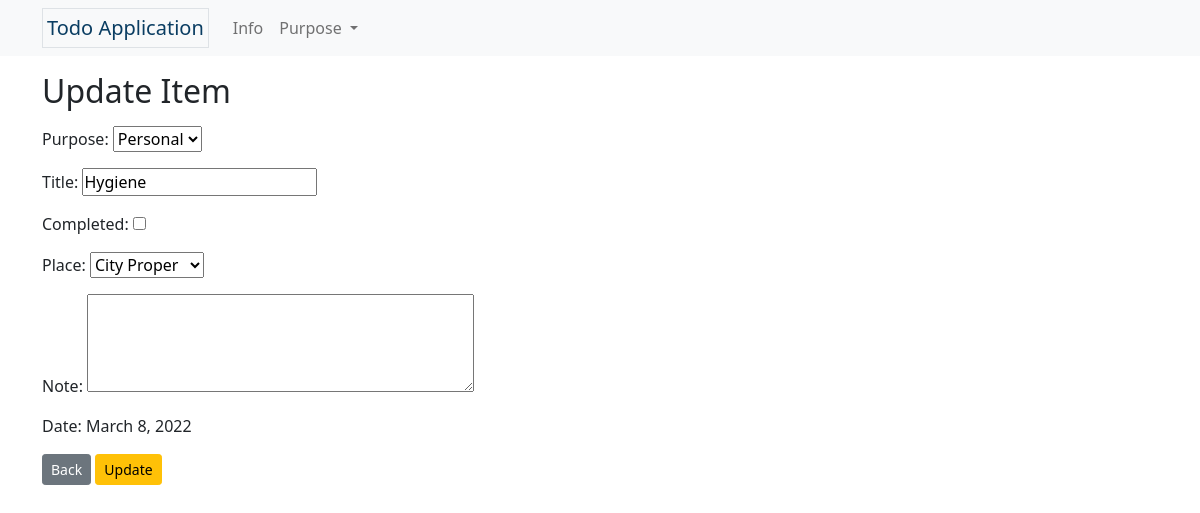
Page /update_task/hygiene on the earlier database version.
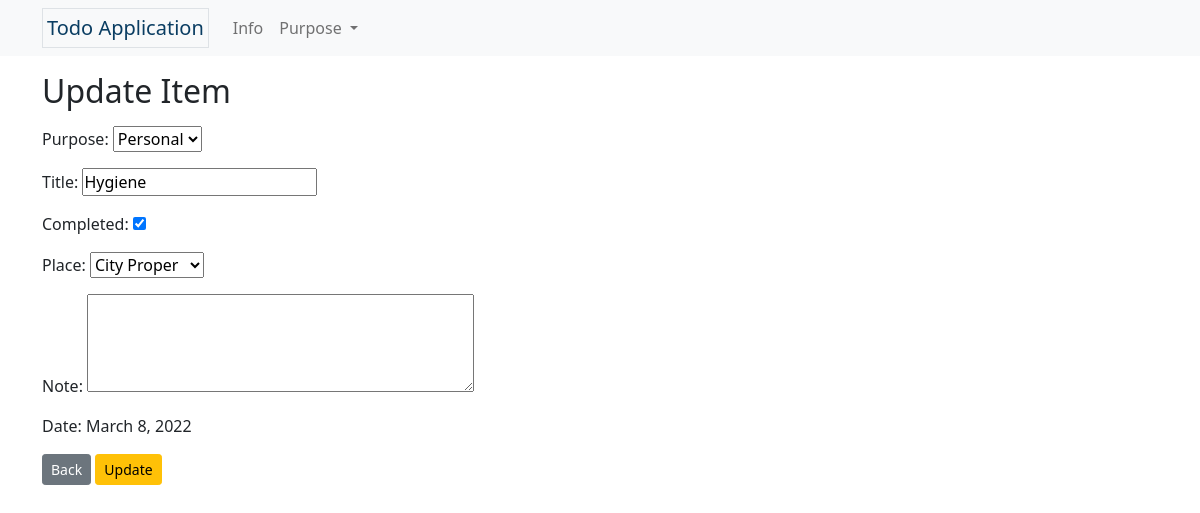
Same page on the later database version.
### lists/models.py (models this page shows, shortened)
class Tasks(models.Model):
     PURPOSE = (
          ('Personal','Personal'),
          ('Fitness','Fitness'),
          ('School', 'School'),
          ('Business','Business'),
          ('Office','Office'),
     )
     PLACE = (
          ('City Proper', 'City Proper'),
          ('Jaro', 'Jaro'),
          ('La Paz', 'La Paz'),
          ('Lapuz', 'Lapuz'),
          ('Mandurriao', 'Mandurriao'),
          ('Molo', 'Molo'),
          ('Villa Arevalo', 'Villa Arevalo'),
          ('Lapuz', 'Lapuz'),
     )
     purpose = models.CharField(max_length=8, choices=PURPOSE, default='Personal')
     title = models.CharField(max_length=50, unique=True)
     completed = models.BooleanField(default=False)
     slug = models.SlugField(max_length=50, unique=True, blank=True)
     place = models.CharField(max_length=16, choices=PLACE, default='City Proper')
     note = models.TextField(max_length=100, blank=True)
     date_created = models.DateTimeField(default=datetime.now, blank=True)

### lists/views.py (the view)
# urls.py: path('update_task/<slug:slug>', views.update_task, name='update-task'),
def update_task(request, slug):
    task = Tasks.objects.get(slug=slug)
    todo_form = TodoForm(instance=task)
    task_created = task.date_created
    if request.method == 'POST':
        todo_form = TodoForm(request.POST, instance=task)
        if todo_form.is_valid():
            todo_form.save()
            next = request.POST.get('next', '/')
            return HttpResponseRedirect(next)
    context = {'todo_form': todo_form, 'task_created': task_created}
    return render(request, 'lists/update_task.html', context)

### lists/forms.py
class TodoForm(forms.ModelForm):
    purpose = forms.CharField(widget=forms.Select(choices=PURPOSE), label='Purpose')
    note = forms.CharField(required=False, widget=forms.Textarea(attrs={'rows': 4, 'cols': 40}))
    class Meta:
        model = Tasks
        exclude = ('slug', 'date_created',)
        fields = '__all__'

### lists/templates/lists/update_task.html (shortened to what this page needs)
{% extends 'partials/base.html' %}
{% load tz %}
{% block content %}
    <div class="container">
        <h2 class="mb-3">Update Item</h2>
        <form method="POST">
            {{ todo_form.as_p }}
            <p>Date: {{ task_created|date:'F j, Y' }}</p>
            <a href="{{ request.META.HTTP_REFERER }}" class="btn btn-secondary btn-sm">Back</a>
            <input type="submit" value="Update" class="btn btn-warning btn-sm">
        </form>
    </div>
{% endblock content %}

Differences in the rows shown:
changed Tasks "Personal": completed "☐" → "☑"
